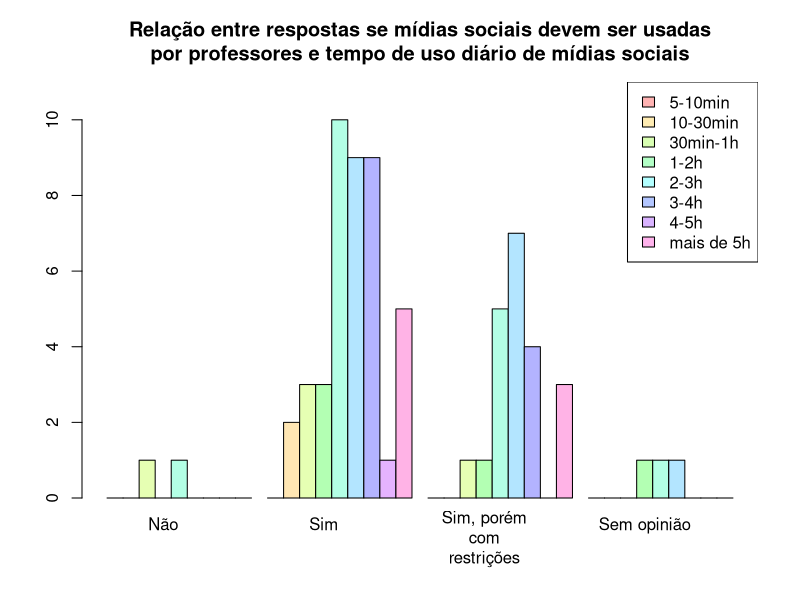

Write the R code that produced this figure.
library(readxl)
# Carrega a planilha em um dataframe
df <- read_excel("dados/umses_alunos_2018.xlsx")
#View(df)

# Cria uma "dummy row"
nrow1 <- as.table(c(0, 0, 0, 0))
names(nrow1) <- c(1, 2, 3, 4)
rownames(nrow1)

# Cria um dataframe com apenas os dados necessários
graf4 <- rbind(nrow1, table(data.frame(df$tempogasto, df$usoacademico)))
rownames(graf4) <- c(1, 2, 3, 4, 5, 6, 7, 8, 9)


# Cria as labels necessárias
labeltempouso <- c("5-10min", "10-30min", "30min-1h", "1-2h", "2-3h", "3-4h", "4-5h", "mais de 5h")
labelusoacademico <- c("Não", "Sim", "Sim, porém\ncom\nrestrições", "Sem opinião")

# Abre um arquivo .png para a escrita do gráfico
png('graficos/relacao-uso-midias-sociais-professores-por-tempo-diario.png', width=600, height=600)

# Plota o gráfico
plot <- barplot(graf4, beside = TRUE, 
                col = rainbow(9, s=.3), 
                xaxt = "n",
                ylim = c(0,max(graf4) + 1),
                main = "Relação entre respostas se mídias sociais devem ser usadas\npor professores e tempo de uso diário de mídias sociais")
# Cria uma legenda para o gráfico
legend("topright", labeltempouso, fill = rainbow(8, s=.3))
# Insere um xlab próprio
text(plot[1,] + 3, -.3, srt = "0", labelusoacademico, pos = 1, xpd = TRUE, cex = 1)
dev.off()
